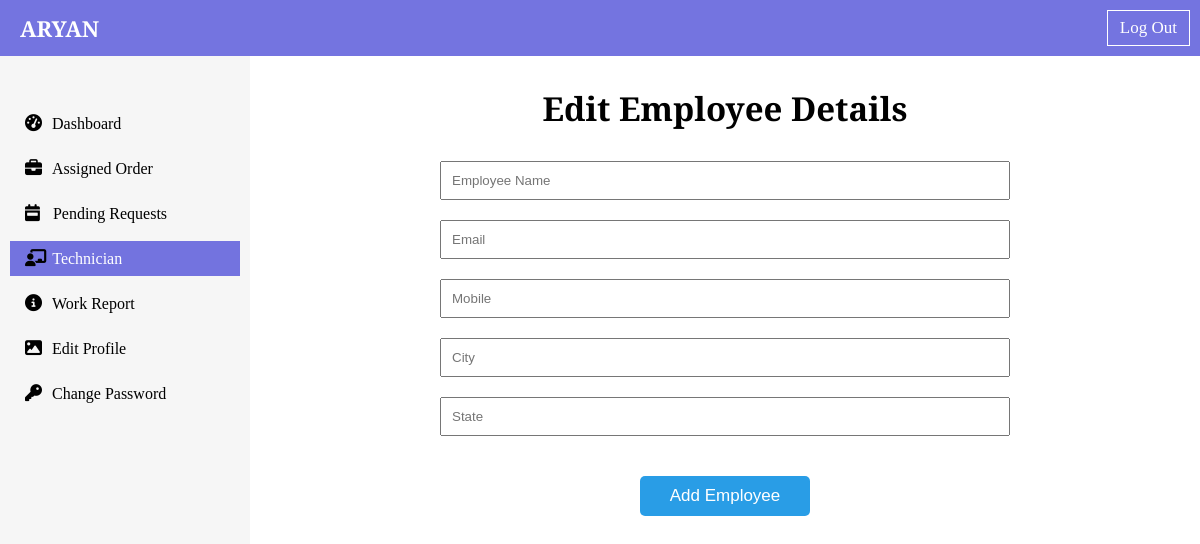
The app's page /dashboard/add_technician/1 (signed in), older data.
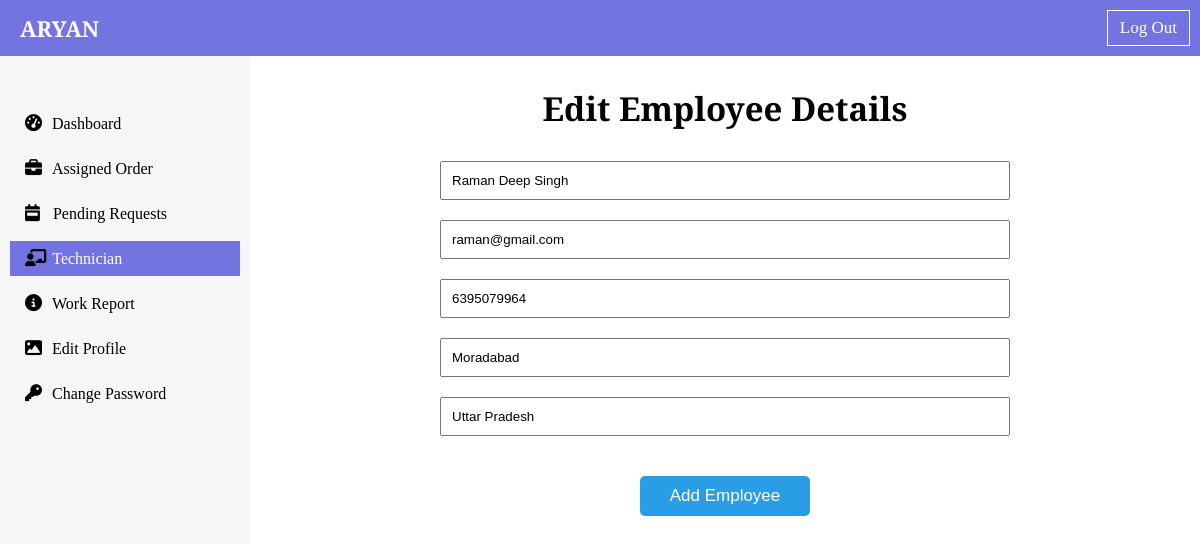
The same page, newer data.
### dashboard/models.py (models this page shows, shortened)
class TechnicianList(models.Model):
    employee_id = models.AutoField(primary_key=True)
    name = models.CharField(max_length=50)
    email = models.EmailField(max_length=254)
    mobile = models.IntegerField()
    city = models.CharField(max_length=50)
    state = models.CharField(max_length=50)
    joining_date = models.DateTimeField(auto_now_add=True, null=True)

### dashboard/views.py (the view)
# urls.py: path("add_technician/<int:employee_id>", views.add_technician, name="add_technician"),
def add_technician(request, employee_id):
    if request.user.is_superuser:
        if request.method == "POST":
            if employee_id == 0:
                forms = AddTechnicianForm(request.POST)
            else:
                add_technician_object = TechnicianList.objects.filter(employee_id=employee_id).first()
                forms = AddTechnicianForm(request.POST, instance= add_technician_object)
            if forms.is_valid():
                forms.save()
                messages.success(request, "Employee Added Succesfully")
                return redirect("technician_list")
        else:
            if employee_id == 0:
                forms = AddTechnicianForm()
            else:
                add_technician_object = TechnicianList.objects.filter(employee_id=employee_id).first()
                forms = AddTechnicianForm(instance= add_technician_object)
        context = {"forms":forms, "employee_id":employee_id}
        return render(request, "dashboard/admin/add_technician.html", context)
    else:
        return HttpResponse("<h1 style='text-align: center; margin-top: 30px;'> You are not Authorized for this page </h1>")

### dashboard/forms.py
class AddTechnicianForm(forms.ModelForm):
    name = forms.CharField(widget= forms.TextInput(attrs={"placeholder" : "Employee Name"}))
    city = forms.CharField(widget= forms.TextInput(attrs={"placeholder" : "City"}))
    state = forms.CharField(widget= forms.TextInput(attrs={"placeholder" : "State"}))
    email = forms.CharField(widget= forms.EmailInput(attrs={"placeholder" : "Email"}))
    mobile = forms.CharField(widget= forms.TextInput(attrs={"placeholder" : "Mobile"}))
    class Meta:
        model = TechnicianList
        exclude = ("joining_date",)

### templates/dashboard/admin/add_technician.html (shortened to what this page needs)
{% extends 'admin_base.html' %}
{% block technicianactive %} active {% endblock technicianactive %}
{% block body %}
<div class="add-technician-form flex-column-center">
    {% if employee_id == 0 %}
    <h2 class="md-heading text-center">Add an Employee</h2>
    {% else %}
    <h2 class="md-heading text-center">Edit Employee Details</h2>
    {% endif %}
    <form action="" method="post"> {% csrf_token %}
    <div class="form-inputs flex-column-center">
    {% for form in forms %}
    {{form}}
    {% endfor %}
    </div>
    <div class="add-btn-div text-center">
        <input type="submit" value="Add Employee">
    </div>
    </form>
</div>
{% endblock body %}

Row changes from the older to the newer data that the page shows:
added TechnicianList: forms "Raman Deep Singh" "raman@gmail.com" "6395079964" "Moradabad" "Uttar Pradesh"
